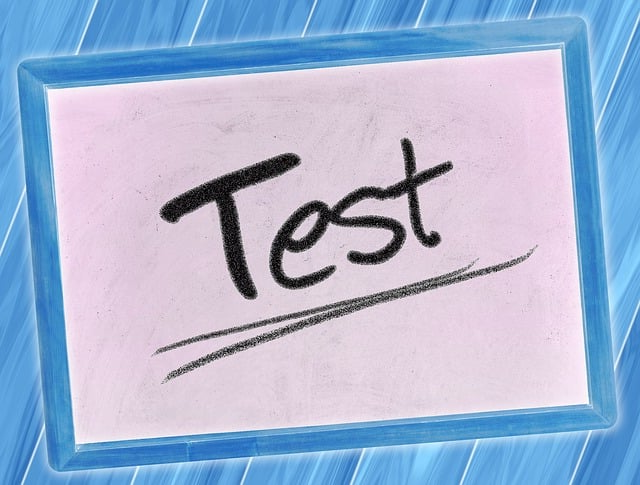
#> input picture encrypted_image.png, 640 x 485 px
$ python image_encryptor.py
#> lines starting #> are read from the running program, lines starting #| are printed output that depends on the picture
#> the answer given: encrypted_image.png
#> the answer given: E
from PIL import Image

def encrypt_decrypt_image(image_path, mode):
    # Open the image
#> called with image_path = 'encrypted_image.png', mode = 'encrypt'
    img = Image.open(image_path)
#> img is the input picture: PIL image 640x485 RGB; mean R, G, B 163.6, 180.7, 211.6
    pixels = img.load()

    # Get image dimensions
    width, height = img.size
#> width = 640; height = 485

    # Process each pixel
    for x in range(width):
        for y in range(height):
            r, g, b = img.getpixel((x, y))

            # Invert RGB values (simple encryption/decryption)
            new_r = 255 - r
            new_g = 255 - g
            new_b = 255 - b

            pixels[x, y] = (new_r, new_g, new_b)

    # Save the result
    output_path = "encrypted_image.png" if mode == "encrypt" else "decrypted.png"
    img.save(output_path)
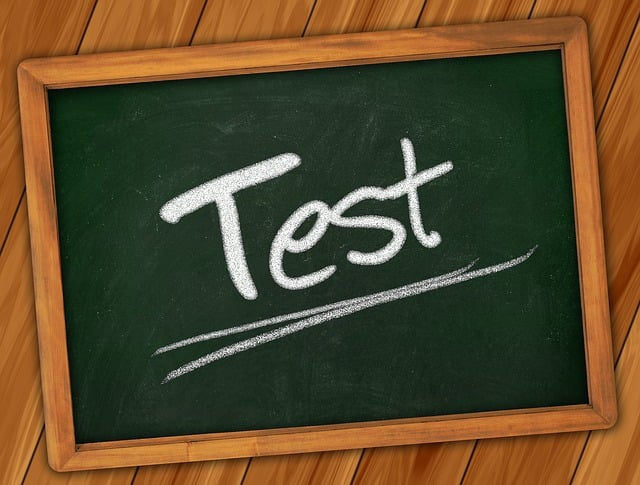
#> saved as encrypted_image.png: PIL image 640x485 RGB; mean R, G, B 91.4, 74.3, 43.4
    print(f"Image saved as {output_path}!")

# Ask the user for input
image_path = input("Enter image path (e.g., cat.png): ")
mode = input("Encrypt (E) or Decrypt (D)? ").lower()

if mode == "e":
    encrypt_decrypt_image(image_path, "encrypt")
elif mode == "d":
    encrypt_decrypt_image(image_path, "decrypt")
else:
    print("Invalid mode. Choose 'E' or 'D'.")
